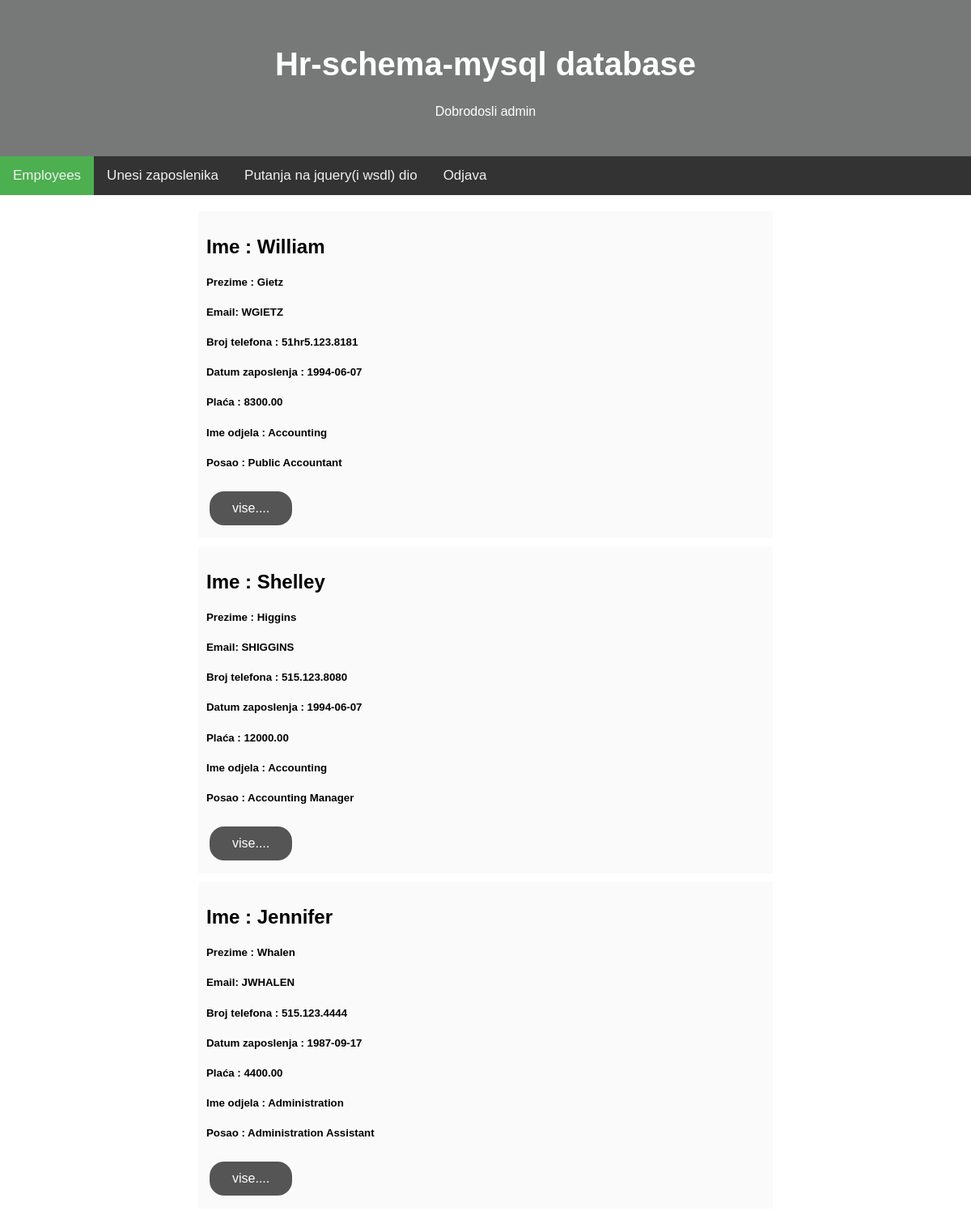
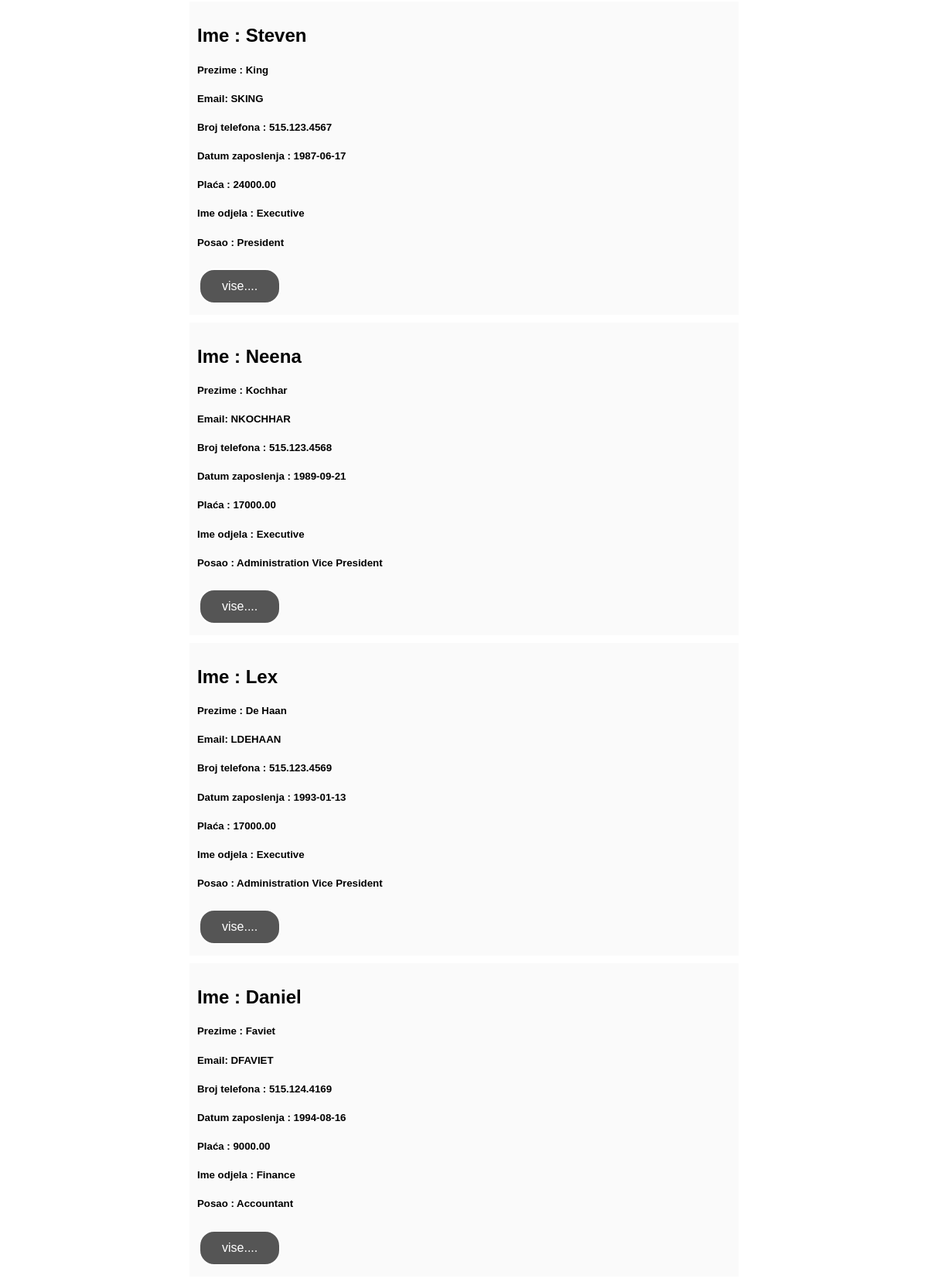
Page /MVC/view/employee/listEmployees.php (signed in, upper part) on the committed database (2 pictures, top to bottom).
### tables this page shows
CREATE TABLE employees (
	employee_id INT (11) UNSIGNED NOT NULL AUTO_INCREMENT,
	first_name VARCHAR(20),
	last_name VARCHAR(25) NOT NULL,
	email VARCHAR(25) NOT NULL,
	phone_number VARCHAR(20),
	hire_date DATE NOT NULL,
	job_id VARCHAR(10) NOT NULL,
	salary DECIMAL(8, 2) NOT NULL,
	commission_pct DECIMAL(2, 2),
	manager_id INT (11) UNSIGNED,
	department_id INT (11) UNSIGNED,
	PRIMARY KEY (employee_id)
	);

CREATE TABLE departments (
	department_id INT (11) UNSIGNED NOT NULL AUTO_INCREMENT,
	department_name VARCHAR(30) NOT NULL,
	manager_id INT (11) UNSIGNED,
	location_id INT (11) UNSIGNED,
	PRIMARY KEY (department_id)
	);

CREATE TABLE jobs (
	job_id VARCHAR(10) NOT NULL,
	job_title VARCHAR(35) NOT NULL,
	min_salary DECIMAL(8, 0) UNSIGNED,
	max_salary DECIMAL(8, 0) UNSIGNED,
	PRIMARY KEY (job_id)
	);

### MVC/controller/EmployeesController.php (called while the page is built, shortened)
<?php
include(ROOT_PATH.'/model/Employees.php');
class EmployeesController{
	private $employees;
  public function __construct() {
        $db = new Connection();
        $connection =  $db->getConnstring();
        $this->employees = new Employees($connection);
 }
public function listEmployees($id=0){
  $data = $this->employees->get_employees($id);
  return $data;
}
}
?>

### MVC/model/Employees.php (called while the page is built, shortened)
<?php
class Employees {
    private $conn;
    public function __construct($db){
        $this->conn=$db;
    }
    public function get_employees($id=0)
    {
    	$query="SELECT employees.employee_id,employees.first_name,employees.last_name,employees.email,employees.phone_number,employees.hire_date,employees.salary,departments.department_name,jobs.job_title FROM employees INNER JOIN jobs on employees.job_id=jobs.job_id INNER JOIN departments on employees.department_id=departments.department_id";
      $stmt = $this->conn->prepare($query);
      $stmt->execute();
      $num = $stmt->rowCount();
      if($num>0){
          $response=array();
          while($row = $stmt->fetch(PDO::FETCH_OBJ)) {
              $response[]=$row;
          }
        	return $response;
      }
      else{
          http_response_code(404);
          header('Content-Type: text/html; charset=UTF-8');
          return array("message" => "zaposlenici ili zaposlenik nije pronadjen.");
      }
    }
  }
  ?>

### MVC/view/employee/listEmployees.php (the view)
<?php
require_once('../../controller/EmployeesController.php');
include('../public/header.php');
 ?>
     <main>
             <div class="main_frame">
        <div class="frame1">
          <?php
          $employeesController = new EmployeesController();
          $data = $employeesController->listEmployees();
          for ($i=0; $i < sizeof($data); $i++) {
              $employees = $data[$i];
            echo "<div class='employees'>
                  <h2>Ime : ".$employees->first_name."</h2>
                  <h5> Prezime : ".$employees->last_name."</h5>
                  <p><h5>Email: ".$employees->email."</h5></p>
                  <p><h5>Broj telefona : ".$employees->phone_number."</h5></p>
                  <p><h5>Datum zaposlenja : ".$employees->hire_date."</h5></p>
                  <p><h5>Plaća : ".$employees->salary."</h5></p>
                  <p><h5>Ime odjela : ".$employees->department_name."</h5></p>
                  <p><h5>Posao : ".$employees->job_title."</h5></p>
                  <form action='../employee/employee.php' method='get'>
                    <input type='hidden' name='id' value=".$employees->employee_id.">
                    <input type='submit' class='button button4' value='vise....'>
                  </form>
              </div>";
          }
           ?>
        </div>
       </div>
     </main>
<?php
  include('../public/footer.php');
?>

### MVC/view/style.css (style rules this page uses)
* { box-sizing: border-box; -moz-box-sizing: border-box; -webkit-box-sizing: border-box; }
body { font-family: Arial, Helvetica, sans-serif; margin: 0; }
main { display: -ms-flexbox; display: flex; -ms-flex-wrap: wrap; flex-wrap: wrap; }
.main_frame { -ms-flex: 70%; flex: 70%; background-color: white; padding: 20px; max-width: 750px; margin: 0 auto; }
main .main_frame .employees { padding: 10px; background-color: #fafafa; margin-bottom: 10px; }
.button { background-color: #555555; border: 2px solid #fff; border-radius: 20px; color: white; padding: 12px 28px; text-align: center; text-decoration: none; display: inline-block; font-size: 16px; margin: 4px 2px; cursor: pointer; }

### rows in the picture
employees: first_name "William", last_name "Gietz", email "WGIETZ", phone_number "51hr5.123.8181", hire_date "1994-06-07", salary "8300.00", department.department_name "Accounting", job.job_title "Public Accountant"
employees: first_name "Shelley", last_name "Higgins", email "SHIGGINS", phone_number "515.123.8080", hire_date "1994-06-07", salary "12000.00", department.department_name "Accounting", job.job_title "Accounting Manager"
employees: first_name "Jennifer", last_name "Whalen", email "JWHALEN", phone_number "515.123.4444", hire_date "1987-09-17", salary "4400.00", department.department_name "Administration", job.job_title "Administration Assistant"
employees: first_name "Steven", last_name "King", email "SKING", phone_number "515.123.4567", hire_date "1987-06-17", salary "24000.00", department.department_name "Executive", job.job_title "President"
employees: first_name "Neena", last_name "Kochhar", email "NKOCHHAR", phone_number "515.123.4568", hire_date "1989-09-21", salary "17000.00", department.department_name "Executive", job.job_title "Administration Vice President"
employees: first_name "Lex", last_name "De Haan", email "LDEHAAN", phone_number "515.123.4569", hire_date "1993-01-13", salary "17000.00", department.department_name "Executive", job.job_title "Administration Vice President"
employees: first_name "Daniel", last_name "Faviet", email "DFAVIET", phone_number "515.124.4169", hire_date "1994-08-16", salary "9000.00", department.department_name "Finance", job.job_title "Accountant"

### other values in the picture
$_SESSION['user'] "admin"
